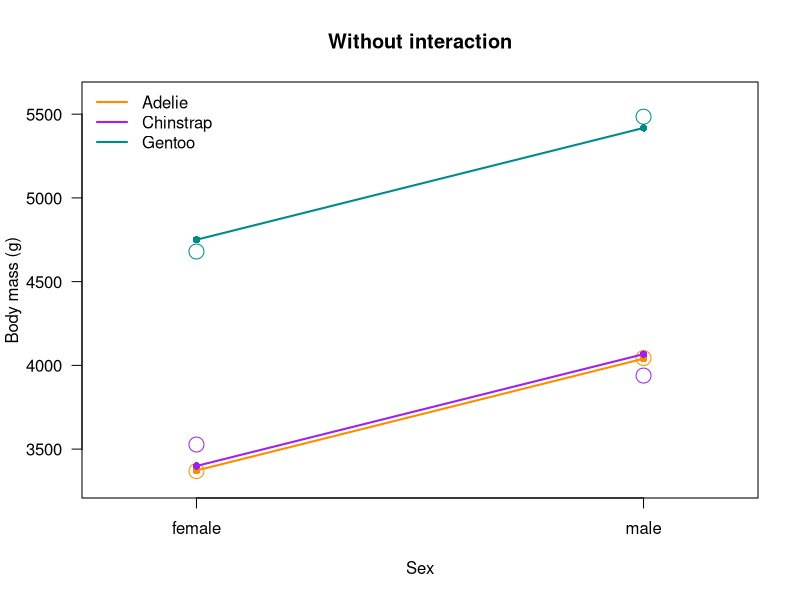
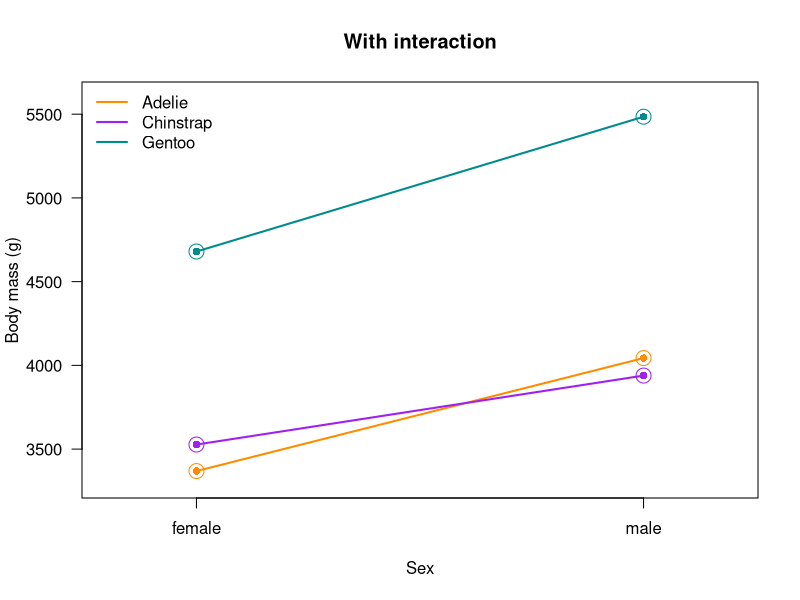

Write the R code that produced these figures, in order.
## ---- chunk 1
knitr::opts_chunk$set(echo = TRUE, collapse = TRUE, comment = "#>", fig.width = 6, fig.height = 4.5, fig.retina = 2)
knitr::opts_knit$set(global.par = TRUE)
## ---- chunk 2
par(las = 1, bty = "o")    # horizontal axis numbers, full box around the plot
## ---- chunk 3
penguins <- read.csv("data/penguins_coded.csv")

head(penguins[, c("species", "body_mass_g")])
table(penguins$species)
## ---- chunk 4
str(penguins)
## ---- chunk 5
fit_numeric <- lm(body_mass_g ~ species, data = penguins)
summary(fit_numeric)
## ---- chunk 6
predicted <- predict(fit_numeric, newdata = data.frame(species = 1:3))
observed <- tapply(penguins$body_mass_g, penguins$species, mean)
round(cbind(predicted, observed))
## ---- chunk 7
fit_factor <- lm(body_mass_g ~ factor(species), data = penguins)
summary(fit_factor)
## ---- chunk 8
key <- c("Adelie", "Chinstrap", "Gentoo")
penguins$species_name <- key[penguins$species]    # code 1 gets the first name, code 2 the second, code 3 the third
table(penguins$species, penguins$species_name)
## ---- chunk 9
fit_name <- lm(body_mass_g ~ species_name, data = penguins)
coef(fit_factor)
coef(fit_name)
## ---- chunk 10
new_codes <- c(1, 3, 2)    # Adelie stays 1, Chinstrap 2 becomes 3, Gentoo 3 becomes 2
penguins$species2 <- new_codes[penguins$species]

r2 <- function(model) summary(model)$r.squared
c(numeric_order1 = r2(fit_numeric), numeric_order2 = r2(lm(body_mass_g ~ species2, data = penguins)))
c(factor_order1 = r2(fit_factor), factor_order2 = r2(lm(body_mass_g ~ factor(species2), data = penguins)))
## ---- chunk 11
penguins$species <- factor(penguins$species_name)    # levels in alphabetical order: Adelie is the reference
fit <- lm(body_mass_g ~ species, data = penguins)
## ---- chunk 12
contr.treatment(levels(penguins$species))
contr.helmert(levels(penguins$species))
## ---- chunk 13
fit_helmert <- lm(body_mass_g ~ species, data = penguins, contrasts = list(species = "contr.helmert"))
both <- rbind(dummy = coef(fit), helmert = coef(fit_helmert))
colnames(both) <- c("beta0", "beta1", "beta2")    # the column names R gives belong to one coding only
both
## ---- chunk 14
all.equal(fitted(fit), fitted(fit_helmert))
rbind(dummy = summary(fit)$fstatistic, helmert = summary(fit_helmert)$fstatistic)
c(dummy = r2(fit), helmert = r2(fit_helmert))
## ---- chunk 15
m <- tapply(penguins$body_mass_g, penguins$species, mean)
by_hand <- c(beta0 = mean(m), beta1 = (m[["Chinstrap"]] - m[["Adelie"]]) / 2, beta2 = (m[["Gentoo"]] - (m[["Adelie"]] + m[["Chinstrap"]]) / 2) / 3)
rbind(by_hand, lm = coef(fit_helmert))
## ---- chunk 16
summary(fit)$coefficients["speciesChinstrap", ]
summary(fit_helmert)$coefficients["species1", ]
## ---- chunk 17
penguins$sex <- factor(penguins$sex)    # female is the reference: first in the alphabet
cell_means <- tapply(penguins$body_mass_g, list(penguins$species, penguins$sex), mean)
round(cell_means)
round(cell_means[, "male"] - cell_means[, "female"])
## ---- chunk 18
fit_add <- lm(body_mass_g ~ species + sex, data = penguins)
summary(fit_add)
## ---- chunk 19
species_cols <- c(Adelie = "darkorange", Chinstrap = "purple", Gentoo = "cyan4")

plot_fit <- function(model, title) {
  plot(NA, xlim = c(0.8, 2.2), ylim = c(3300, 5600), xaxt = "n", xlab = "Sex", ylab = "Body mass (g)", main = title)
  axis(1, at = 1:2, labels = c("female", "male"))
  for (s in levels(penguins$species)) {
    fitted_means <- predict(model, newdata = data.frame(species = s, sex = c("female", "male")))
    lines(1:2, fitted_means, type = "o", pch = 16, col = species_cols[s], lwd = 2)    # what the model fits
    points(1:2, cell_means[s, ], col = species_cols[s], cex = 2)                       # the group means
  }
  legend("topleft", legend = names(species_cols), col = species_cols, lwd = 2, bty = "n")
}

plot_fit(fit_add, "Without interaction")
## ---- chunk 20
fit_int <- lm(body_mass_g ~ species * sex, data = penguins)
summary(fit_int)
## ---- chunk 21
b <- coef(fit_int)
c(Adelie = b[["sexmale"]], Chinstrap = b[["sexmale"]] + b[["speciesChinstrap:sexmale"]], Gentoo = b[["sexmale"]] + b[["speciesGentoo:sexmale"]])
## ---- chunk 22
plot_fit(fit_int, "With interaction")
## ---- chunk 23
anova(fit_add, fit_int)
## ---- chunk 24
c(species = r2(fit), species_sex = r2(fit_add), interaction = r2(fit_int))
